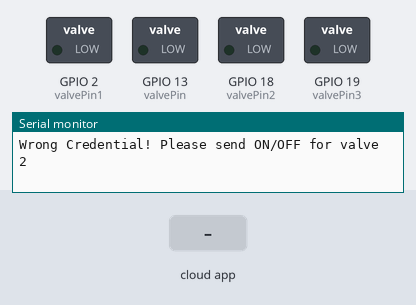
Simulated run of this sketch. Board: ESP32. Parts: switched loads named in the sketch (green lamp = pin HIGH), the last lines printed to the serial monitor. The inputs (shaded band) are chosen by the test bench. WiFi joins after 1.5 s; servers stay silent unless stated; the Firebase database answers and starts empty.

Above: at 4.0 s.
4.1 s: the phone or cloud app sets valve_status to 1
At 4.9 s:
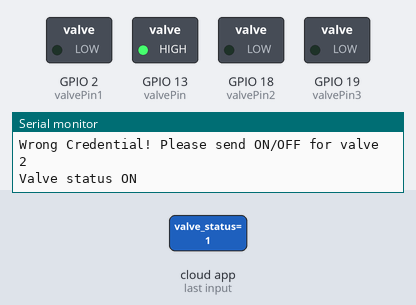
6.9 s: the phone or cloud app sets valve_status to 0
At 7.9 s:
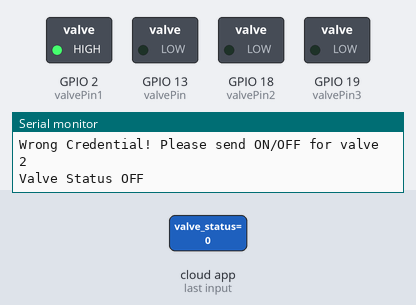
9.6 s: the phone or cloud app sets valve_status1 to 1
At 10.4 s:
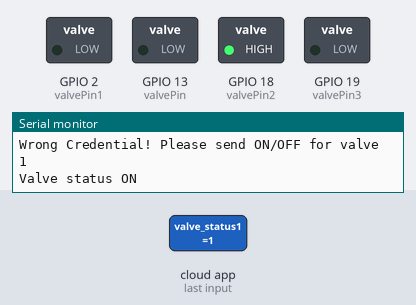
12.6 s: the phone or cloud app sets valve_status1 to 0
At 13.9 s:
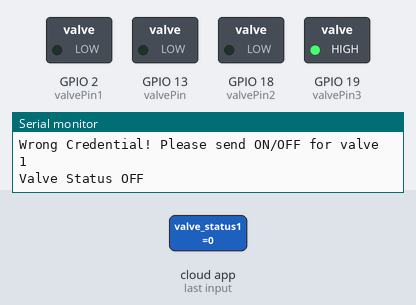
Timing chart, 0 to 15.6 s (numbered marks = the images above; inputs shaded):
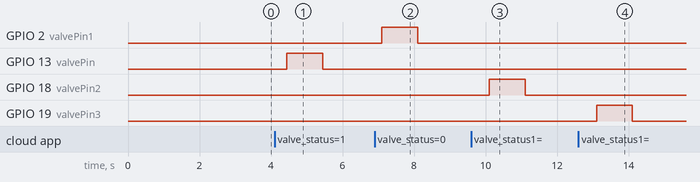

The sketch:

esp32-valve-control.ino
```cpp
#include <Ticker.h>
#include <IOXhop_FirebaseESP32.h>
#include <WiFi.h>

#define FIREBASE_HOST "yourFirebase.com"
#define FIREBASE_AUTH "YoUrFiRebAseaUTH"
#define WIFI_SSID "WIFI_Name"
#define WIFI_PASSWORD "wifiPassword"

String fireStatus = "";
String fireStatus1 = "";
int valvePin = 13;
int valvePin1 = 2;
bool valveOpen = false;

int valvePin2 = 18;
int valvePin3 = 19;
bool valveOpen1 = false;

bool isFirebaseConnected = false;
Ticker firebaseUpdateTicker;

void updateFirebaseStatus() {
  String status = (valveOpen) ? "1" : "0";
  Firebase.setString("valve_status", status);

  String status1 = (valveOpen1) ? "1" : "0";
  Firebase.setString("valve_status1", status1);

  Firebase.setBool("connectionStatus", isFirebaseConnected);  // send network status
}

void setup() {
  Serial.begin(9600);
  delay(1000);

  pinMode(valvePin, OUTPUT);
  digitalWrite(valvePin, LOW); // Initially, set the first valve to a closed state

  pinMode(valvePin1, OUTPUT);
  digitalWrite(valvePin1, LOW); // Initially, set the second valve to a closed state

  pinMode(valvePin2, OUTPUT);
  digitalWrite(valvePin2, LOW); // Initially, set the third valve to a closed state

  pinMode(valvePin3, OUTPUT);
  digitalWrite(valvePin3, LOW); // Initially, set the fourth valve to a closed state

  WiFi.begin(WIFI_SSID, WIFI_PASSWORD);

  Serial.print("Connecting to ");
  Serial.print(WIFI_SSID);

  while (WiFi.status() != WL_CONNECTED) {
    Serial.print(".");
    delay(500);
  }

  Serial.println();
  Serial.print("Connected to ");
  Serial.println(WIFI_SSID);
  Serial.print("IP Address is: ");
  Serial.println(WiFi.localIP());

  Firebase.begin(FIREBASE_HOST, FIREBASE_AUTH);
  firebaseUpdateTicker.attach(1.0, updateFirebaseStatus);
  Firebase.setString("valve_status", "0");
  Firebase.setString("valve_status1", "0");

  isFirebaseConnected = true;
}

void loop() {
  fireStatus = Firebase.getString("valve_status");
  fireStatus1 = Firebase.getString("valve_status1");

  if (fireStatus == "1" && !valveOpen) {
    Serial.println("Valve status ON");
    digitalWrite(valvePin, HIGH);
    valveOpen = true;
    delay(1000);
    digitalWrite(valvePin, LOW);
  } else if (fireStatus == "0" && valveOpen) {
    Serial.println("Valve Status OFF");
    digitalWrite(valvePin, LOW);
    valveOpen = false;
    digitalWrite(valvePin1, HIGH);
    delay(1000);
    digitalWrite(valvePin1, LOW);
  } else {
    Serial.println("Wrong Credential! Please send ON/OFF for valve 1");
  }

  if (fireStatus1 == "1" && !valveOpen1) {
    Serial.println("Valve status ON");
    digitalWrite(valvePin2, HIGH);
    valveOpen1 = true;
    delay(1000);
    digitalWrite(valvePin2, LOW);
  } else if (fireStatus1 == "0" && valveOpen1) {
    Serial.println("Valve Status OFF");
    digitalWrite(valvePin2, LOW);
    valveOpen1 = false;
    digitalWrite(valvePin3, HIGH);
    delay(1000);
    digitalWrite(valvePin3, LOW);
  } else {
    Serial.println("Wrong Credential! Please send ON/OFF for valve 2");
  }
}
```

Measured:
- after the input at 4.1 s, GPIO 13 (valvePin): LOW → HIGH after 0.34 s, → LOW 1.0 s later
- after the input at 6.9 s, GPIO 2 (valvePin1): LOW → HIGH after 0.20 s, → LOW 1.0 s later
- after the input at 9.6 s, GPIO 18 (valvePin2): LOW → HIGH after 0.51 s, → LOW 1.0 s later
- after the input at 12.6 s, GPIO 19 (valvePin3): LOW → HIGH after 0.51 s, → LOW 1.0 s later
